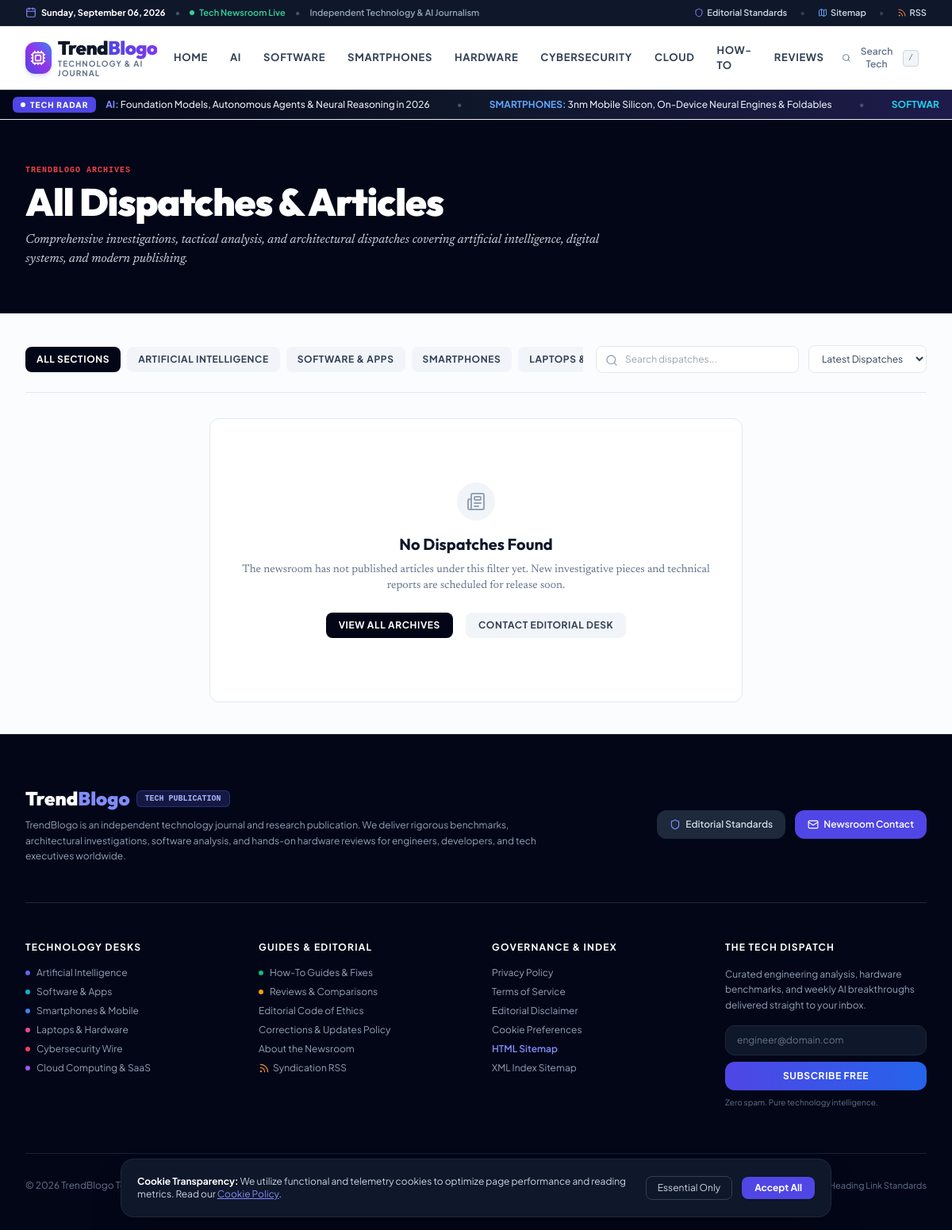
Page /blog on the committed database.
### app/models/article.py (models this page shows)
class Category(Base):
    __tablename__ = "categories"
    id = Column(Integer, primary_key=True, index=True)
    name = Column(String(100), unique=True, nullable=False)
    slug = Column(String(100), unique=True, index=True, nullable=False)
    description = Column(Text, nullable=True)
    color = Column(String(30), default="#4F46E5")
    icon = Column(String(50), default="folder")
    created_at = Column(DateTime, default=datetime.utcnow)
    articles = relationship("Article", back_populates="category")

### app/routes/public.py (the view)
@router.get("/blog", response_class=HTMLResponse)
def blog_list(
    request: Request,
    page: int = Query(1, ge=1),
    sort: str = Query("latest"),
    category: Optional[str] = Query(None),
    tag: Optional[str] = Query(None),
    q: Optional[str] = Query(None),
    db: Session = Depends(get_db)
):
    ctx = get_common_context(db, request)
    query = db.query(Article).filter(Article.status == "published")
    active_category = None
    if category:
        active_category = db.query(Category).filter(Category.slug == category).first()
        if active_category:
            query = query.filter(Article.category_id == active_category.id)
    active_tag = None
    if tag:
        active_tag = db.query(Tag).filter(Tag.slug == tag).first()
        if active_tag:
            query = query.join(ArticleTag).filter(ArticleTag.tag_id == active_tag.id)
    if q:
        kw = f"%{q.strip()}%"
        query = query.filter(or_(Article.title.ilike(kw), Article.summary.ilike(kw), Article.primary_keyword.ilike(kw)))
    if sort == "popular":
        query = query.order_by(desc(Article.view_count))
    else:
        query = query.order_by(desc(Article.published_at))
    total = query.count()
    per_page = 9
    total_pages = max(1, (total + per_page - 1) // per_page)
    articles = query.offset((page - 1) * per_page).limit(per_page).all()
    ctx.update({
        "articles": articles,
        "page": page,
        "total_pages": total_pages,
        "total_count": total,
        "active_category": active_category,
        "active_tag": active_tag,
        "search_query": q,
        "sort": sort,
        "title": f"Blog ? Latest Articles & Insights ({page}/{total_pages}) | TrendBlogo",
        "meta_desc": "Explore high-quality, actionable articles on AI automation, SEO architecture, modern software workflows, and digital productivity."
    })
    return templates.TemplateResponse(request=request, name="blog/list.html", context=ctx)

### app/templates/blog/list.html (shortened to what this page needs)
{% extends "base.html" %}
{% block content %}
<div class="bg-slate-950 text-white py-14 border-b border-slate-800">
  <div class="max-w-7xl mx-auto px-4 sm:px-6 lg:px-8">
    <div class="max-w-3xl">
      <div class="text-[10px] font-mono uppercase tracking-widest text-red-500 font-bold mb-2">TrendBlogo Archives</div>
      <h1 class="font-display text-4xl sm:text-5xl font-black tracking-tight mb-3">All Dispatches &amp; Articles</h1>
      <p class="font-editorial text-base text-slate-300 italic">
        Comprehensive investigations, tactical analysis, and architectural dispatches covering artificial intelligence, digital systems, and modern publishing.
      </p>
    </div>
  </div>
</div>
<div class="max-w-7xl mx-auto px-4 sm:px-6 lg:px-8 py-10">
  <div class="flex flex-col md:flex-row items-center justify-between gap-4 pb-6 border-b border-slate-200">
    <div class="flex items-center space-x-2 overflow-x-auto w-full md:w-auto pb-2 md:pb-0 text-xs font-bold uppercase tracking-wider">
      <a href="/blog" class="px-3.5 py-2 rounded-lg transition whitespace-nowrap {% if not active_category %}bg-slate-950 text-white{% else %}bg-slate-100 text-slate-700 hover:bg-slate-200{% endif %}">
        All Sections
      </a>
      {% for cat in categories %}
      <a href="/blog?category={{ cat.slug }}" class="px-3.5 py-2 rounded-lg transition whitespace-nowrap {% if active_category and active_category.id == cat.id %}bg-slate-950 text-white{% else %}bg-slate-100 text-slate-700 hover:bg-slate-200{% endif %}">
        {{ cat.name }}
      </a>
      {% endfor %}
    </div>
    <div class="flex items-center space-x-3 w-full md:w-auto">
      <form action="/blog" method="GET" class="relative flex-1 md:w-64">
        <input type="text" name="q" value="{{ search_query or '' }}" placeholder="Search dispatches..." class="w-full pl-9 pr-4 py-2 bg-white border border-slate-200 rounded-lg text-xs text-slate-800 outline-none focus:border-slate-400">
        <i data-lucide="search" class="w-4 h-4 text-slate-400 absolute left-3 top-2.5"></i>
      </form>
      <select onchange="location = this.value;" class="bg-white border border-slate-200 rounded-lg px-3 py-2 text-xs text-slate-700 outline-none">
        <option value="/blog?sort=latest{% if active_category %}&category={{ active_category.slug }}{% endif %}" {% if sort == 'latest' %}selected{% endif %}>Latest Dispatches</option>
      </select>
    </div>
  </div>
  {% if articles and articles|length > 0 %}
  <div class="grid grid-cols-1 md:grid-cols-3 gap-8 mt-8">
    {% for article in articles %}
    <article class="bg-white rounded-xl overflow-hidden border border-slate-200 flex flex-col justify-between hover:border-slate-400 transition shadow-sm group">
      <a href="/blog/{{ article.slug }}" class="relative h-52 w-full overflow-hidden bg-slate-100 block">
        <img src="{{ article.featured_image }}" alt="{{ article.featured_image_alt or article.title }}" class="w-full h-full object-cover group-hover:scale-105 transition duration-300" loading="lazy">
        {% if article.category %}
        <span class="absolute top-3 left-3 px-2.5 py-1 bg-slate-950/80 backdrop-blur-sm text-white text-[10px] font-bold uppercase tracking-wider rounded">
          {{ article.category.name }}
        </span>
        {% endif %}
      </a>
      <div class="p-6 flex-1 flex flex-col justify-between">
        <div>
          <div class="flex items-center space-x-2 text-[11px] text-slate-400 mb-2 font-mono">
            <span>{{ article.published_at.strftime("%B %d, %Y") if article.published_at else "September 2026" }}</span>
            <span>•</span>
            <span>{{ article.reading_time }} min read</span>
          </div>
          <h2 class="font-display text-lg font-bold text-slate-950 group-hover:text-indigo-600 transition line-clamp-2 leading-snug mb-2">
            <a href="/blog/{{ article.slug }}">{{ article.title }}</a>
          </h2>
          <p class="font-editorial text-xs text-slate-600 line-clamp-3 leading-relaxed">
            {{ article.summary }}
          </p>
        </div>
        <div class="mt-6 pt-4 border-t border-slate-100 flex items-center justify-between text-xs">
          <span class="text-slate-500 font-medium">{{ article.author_name or "TrendBlogo Desk" }}</span>
          <a href="/blog/{{ article.slug }}" class="font-bold text-indigo-600 hover:text-red-700 inline-flex items-center">
            Read Dispatch <i data-lucide="arrow-right" class="w-3.5 h-3.5 ml-1"></i>
          </a>
        </div>
      </div>
    </article>
    {% endfor %}
  </div>
  {% if total_pages > 1 %}
  <div class="mt-14 flex items-center justify-center space-x-2 text-xs font-semibold">
    {% for p in range(1, total_pages + 1) %}
    <a href="/blog?page={{ p }}{% if active_category %}&category={{ active_category.slug }}{% endif %}{% if search_query %}&q={{ search_query }}{% endif %}{% if sort %}&sort={{ sort }}{% endif %}" class="w-9 h-9 flex items-center justify-center rounded-lg {% if p == page %}bg-slate-950 text-white{% else %}bg-white border border-slate-200 text-slate-700 hover:bg-slate-100{% endif %}">
      {{ p }}
    </a>
    {% endfor %}
  </div>
  {% endif %}
  {% else %}
  <div class="text-center py-20 bg-white rounded-xl border border-slate-200 mt-8 max-w-2xl mx-auto p-8">
    <div class="w-12 h-12 rounded-full bg-slate-100 flex items-center justify-center text-slate-400 mx-auto mb-4">
      <i data-lucide="newspaper" class="w-6 h-6"></i>
    </div>
    <h3 class="font-display font-bold text-xl text-slate-900">No Dispatches Found</h3>
    <p class="font-editorial text-sm text-slate-500 mt-2">
      The newsroom has not published articles under this filter yet. New investigative pieces and technical reports are scheduled for release soon.
    </p>
    <div class="mt-6 flex items-center justify-center space-x-4">
      <a href="/blog" class="px-4 py-2 bg-slate-950 text-white rounded-lg text-xs font-bold uppercase tracking-wider">
        View All Archives
      </a>
      <a href="/contact" class="px-4 py-2 bg-slate-100 hover:bg-slate-200 text-slate-700 rounded-lg text-xs font-bold uppercase tracking-wider">
        Contact Editorial Desk
      </a>
    </div>
  </div>
  {% endif %}
</div>
{% endblock %}

### app/static/css/custom.css (style rules this page uses)
:root { --font-headline: 'Playfair Display', Georgia, Cambria, serif; --font-editorial: 'Newsreader', Georgia, serif; --font-heading: 'Plus Jakarta Sans', -apple-system, BlinkMacSystemFont, sans-serif; --font-body: 'Inter', -apple-system, BlinkMacSystemFont, sans-serif; --font-mono: 'JetBrains Mono', monospace; }
.font-editorial { font-family: var(--font-editorial); }

### rows in the picture
Category: name "ARTIFICIAL INTELLIGENCE"
Category: name "SOFTWARE & APPS"
Category: name "SMARTPHONES"
Category: name "LAPTOPS…"

### other values in the picture
{{ current_date_str or "Sunday, September 6, 2026" }} "Sunday, September 06, 2026"
{{ current_year }} "2026"
